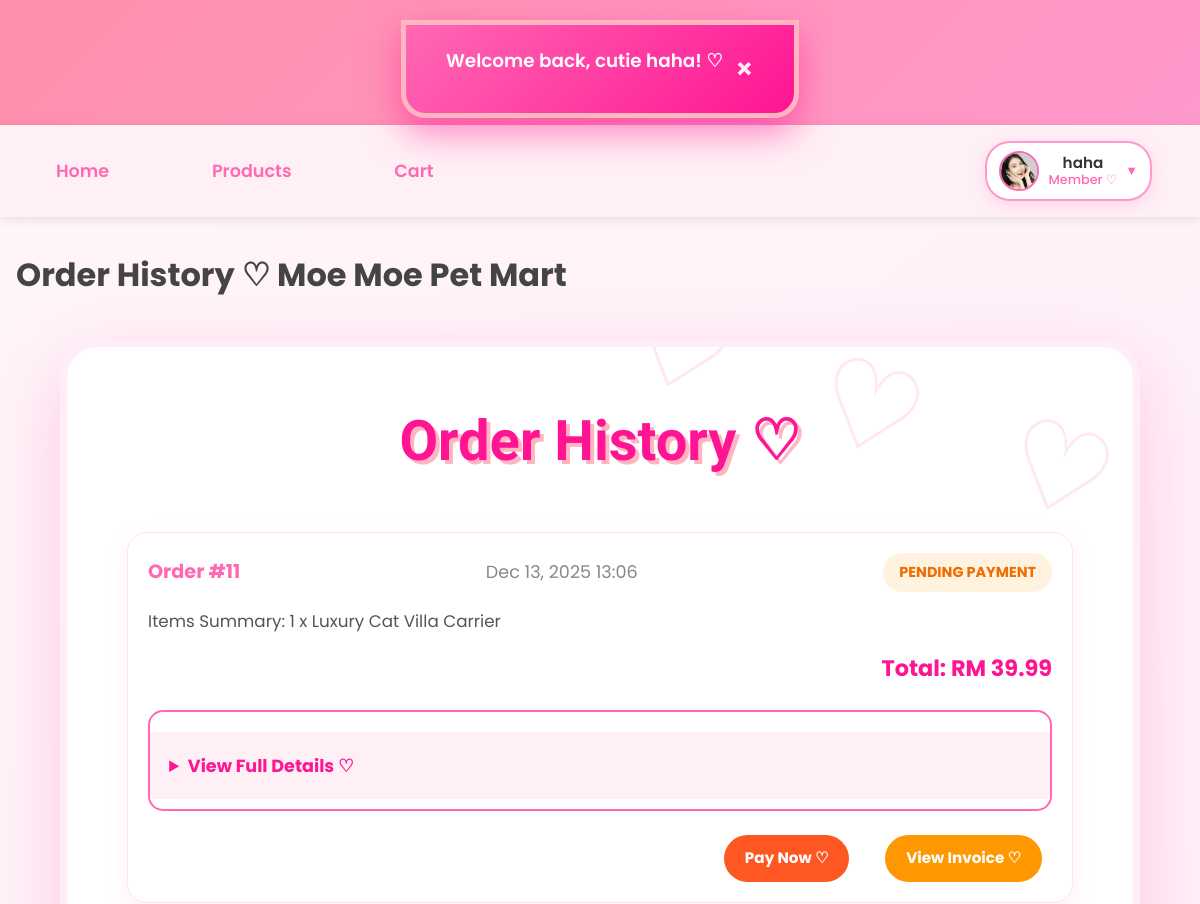
Page /member/order_history.php (signed in, upper part) on the earlier database version.
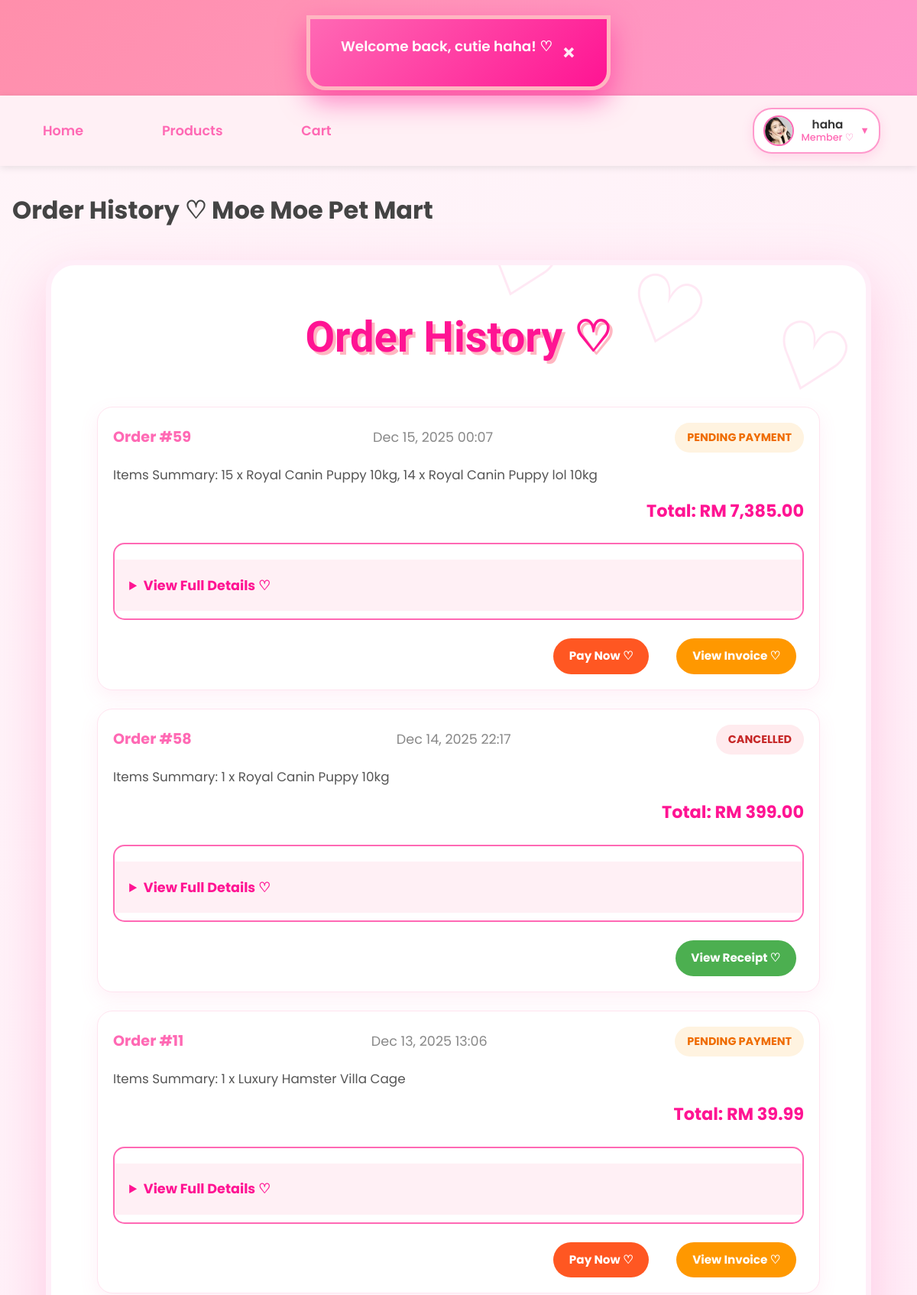
Same page on the later database version.
### tables this page shows
CREATE TABLE `users` (
  `id` int(11) NOT NULL,
  `username` varchar(50) NOT NULL,
  `email` varchar(100) NOT NULL,
  `phone` varchar(20) NOT NULL,
  `password` varchar(255) NOT NULL,
  `role` enum('member','admin') NOT NULL DEFAULT 'member',
  `created_at` datetime DEFAULT current_timestamp(),
  `profile_pic` varchar(255) DEFAULT NULL,
  `locked` tinyint(1) DEFAULT 0,
  `lock_reason` varchar(255) DEFAULT NULL,
  `locked_at` datetime DEFAULT NULL
);

CREATE TABLE `orders` (
  `order_id` int(11) NOT NULL,
  `user_id` int(11) NOT NULL,
  `total_amount` decimal(10,2) NOT NULL,
  `payment_method` varchar(50) DEFAULT NULL,
  `card_last4` varchar(4) DEFAULT NULL,
  `qr_code` text DEFAULT NULL,
  `qr_generated_at` datetime DEFAULT NULL,
  `order_date` datetime NOT NULL DEFAULT current_timestamp(),
  `order_status` varchar(50) DEFAULT 'Pending Payment',
  `status` enum('Pending Payment','To Ship','Shipped','Completed','Cancelled','Return/Refund') NOT NULL DEFAULT 'Pending Payment'
);

### _base.php (called while the page is built, shortened)
<?php
function temp($key, $value = null) {
    if ($value !== null) {
        $_SESSION["temp_$key"] = $value;
    }
    else {
        $value = $_SESSION["temp_$key"] ?? null;
        return $value;
    }
}
function is_login() {
    return isset($_SESSION['user']) && !empty($_SESSION['user']);
}
function username() {
    return $_SESSION['user'] ?? null;
}
function user_role() {
    return $_SESSION['role'] ?? null;
}
function current_user() {
    global $_db;
    $stm = $_db->prepare("SELECT * FROM users WHERE username = ?");
    $stm->execute([username()]);
    return $stm->fetch();
}
function encode($value) {
    return htmlentities($value);
}

### member/order_history.php (the view, shortened to what this page needs)
<?php
require '../_base.php';
$_title = 'Order History ♡ Moe Moe Pet Mart';
include '../_head.php';
$user = current_user();
$sql = "SELECT o.*, GROUP_CONCAT(CONCAT(oi.quantity, ' x ', p.product_name) SEPARATOR ', ') AS items_summary
        FROM orders o
        LEFT JOIN order_items oi ON o.order_id = oi.order_id
        LEFT JOIN product p ON oi.product_id = p.product_id
        WHERE o.user_id = ?
        GROUP BY o.order_id
        ORDER BY o.order_date DESC";
$stm = $_db->prepare($sql);
$stm->execute([$user->id]);
$orders = $stm->fetchAll();
?>
<div class="container">
    <h2>Order History ♡</h2>
    <?php if (empty($orders)): ?>
        <div class="empty-purchases">
            <img src="/images/empty-cart.png" alt="No history" style="width: 200px; opacity: 0.8;">
            <p>No order history yet~ Start shopping! ♡</p>
            <a href="products.php" class="btn btn-primary">Shop Now ♡</a>
        </div>
    <?php else: ?>
        <div class="purchase-list">
            <?php foreach ($orders as $order): ?>
                <div class="purchase-card">
                    <div class="order-header">
                        <span class="order-id">Order #<?= $order->order_id ?></span>
                        <span class="order-date"><?= date('M d, Y H:i', strtotime($order->order_date)) ?></span>
                        <span class="order-status <?= strtolower(str_replace(' ', '-', $order->order_status)) ?>">
                            <?= $order->order_status ?>
                        </span>
                    </div>
                    <div class="order-items">
                        <p>Items Summary: <?= encode($order->items_summary ?? 'No items') ?></p>
                    </div>
                    <div class="order-total">
                        Total: RM <?= number_format($order->total_amount, 2) ?>
                    </div>
                    <details class="order-details">
                        <summary>View Full Details ♡</summary>
                    </details>
                    <div class="order-actions">
                        <?php if ($order->order_status === 'Pending Payment'): ?>
                            <a href="payment.php?id=<?= $order->order_id ?>" class="btn btn-pay">Pay Now ♡</a>
                            <a href="invoice.php?id=<?= $order->order_id ?>" class="btn btn-invoice">View Invoice ♡</a>
                        <?php endif; ?>
                        <?php if ($order->order_status !== 'Pending Payment'): ?>
                            <a href="receipt.php?id=<?= $order->order_id ?>" class="btn btn-receipt">View Receipt ♡</a>
                        <?php endif; ?>
                    </div>
                </div>
            <?php endforeach; ?>
        </div>
    <?php endif; ?>
</div>
<?php include '../_foot.php'; ?>

### _head.php (shortened to what this page needs)
<?php
    require_once '_base.php';
?>
<!DOCTYPE html>
<html lang="en">
<head>
    <link rel="stylesheet" href="/css/app.css">
    <link rel="stylesheet" href="https://unpkg.com/dropzone@5/dist/min/dropzone.min.css">
</head>
<body data-flash="<?= encode(temp('info')) ?>">
    <div id="moe-flash"></div>
    <header>
        <h1><a href="/">MoeMoepet Mart</a></h1>
    </header>
    <nav>
    <div class="nav-left">
    <a href="/">Home</a>
    <a href="/member/products.php">Products</a>
    <a href="/member/cart.php" class="cart-link">
        Cart
    </a>
    </div>
    <div class="nav-right">
        <?php if (is_login()):
            $user = current_user();
            $displayName = encode(username());
            $roleText    = user_role() === 'admin' ? 'Admin ♛' : 'Member ♡';
            $avatar = !empty($user->profile_pic) ? '/' . $user->profile_pic : '/images/default-avatar.png';
        ?>
            <div class="user-menu">
                <div class="user-info" tabindex="0">
                    <img src="<?= $avatar ?>" alt="<?= $displayName ?>" class="user-avatar">
                    <div class="user-details">
                        <div class="user-name"><?= $displayName ?></div>
                        <div class="user-role"><?= $roleText ?></div>
                    </div>
                    <span class="dropdown-arrow">▼</span>
                </div>
            </div>
        <?php else: ?>
            <a href="/login.php" class="btn-login">Login</a>
        <?php endif; ?>
    </div>
</nav>
    <main>
        <h1><?= $_title ?? 'Untitled' ?></h1>

### _foot.php (shortened to what this page needs)
    </main>
</body>
</html>

Differences in the rows shown:
added orders: order_id "59", order_date "Dec 15, 2025 00:07", order_status "PENDING PAYMENT", items_summary "15 x Royal Canin Puppy 10kg, 14 x Royal Canin Puppy lol 10kg", total_amount "7,385.00"
added orders: order_id "58", order_date "Dec 14, 2025 22:17", order_status "CANCELLED", items_summary "1 x Royal Canin Puppy 10kg", total_amount "399.00"
computed for orders "Dec 13, 2025 13:06": items_summary "1 x Luxury Cat Villa Carrier" → "1 x Luxury Hamster Villa Cage"
